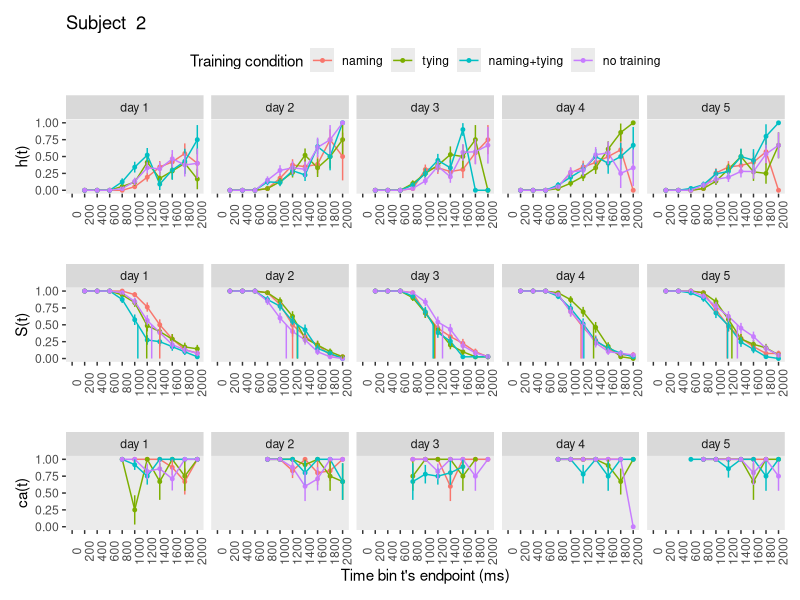
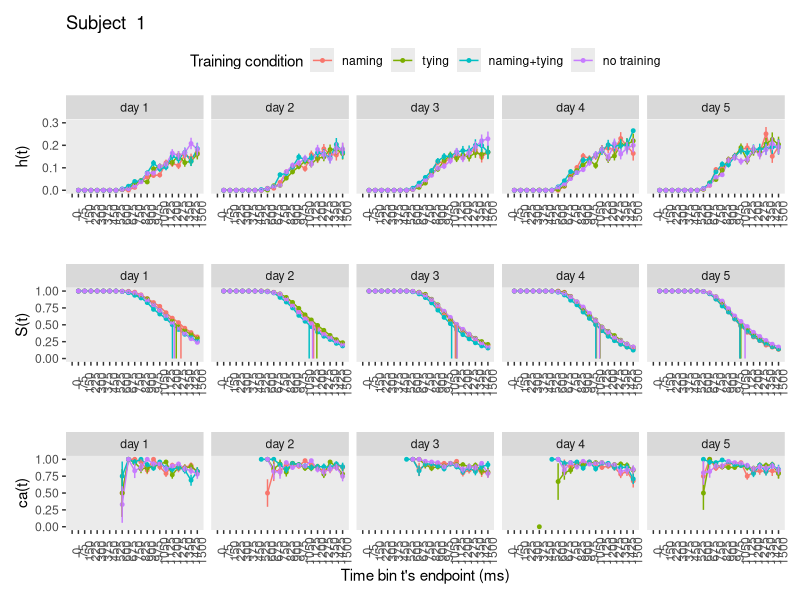

Here is the R script that generated these plots, in order:
## ---- chunk 1
knitr::opts_chunk$set(echo = TRUE)
## ---- chunk 2
library(tidyverse) # data wrangling
library(patchwork) # combine figures
## ---- chunk 3
# load the datafile
data_orig <- read_csv(file = "data/data.csv") # 15120 obs. of 17 variables

summary(data_orig)

data_orig %>% head(n=20)

# pid: 1-20 ? 
# RT: 375-2499 ms / NA: 452
# RESPONSE: 1 = match, 2 = nomatch / NA: 452
# GROUP: 1 - 4
# MATCH: 1 = yes, 2 = no
# DAY: 1 - 5

# select relevant variables, and add accuracy column
data <- data_orig %>%
  select(pid, RESPONSE, RT, GROUP, MATCH, DAY) %>%
  mutate(acc = ifelse(RESPONSE==MATCH,1,0))

# check...
head(data)
summary(data)
data %>% group_by(GROUP) %>% count() # 3780 trials per GROUP

# Rename columns to match with functions
names(data) <- c("pid", "resp", "RT", "iv2", "match", "iv1", "acc")
head(data)

# Add trial number per subject
data <- data %>% group_by(pid) %>% mutate(trial = row_number()) %>% ungroup()
head(data)
summary(data)

# check number of trials per GROUP and subject
SUM <- data %>% group_by(pid,iv2) %>% count() 
print.data.frame(SUM) # 140, 160, 180, or 200 trials per GROUP per subject...

# remove trials where response = NA
data_clean <- data %>% drop_na() # 14668 trials left
head(data_clean)

# add condition indicating each combination of iv2 (GROUP) and iv1 (day)
data_clean <- data_clean %>% mutate(condition = (4*(iv1-1)) + iv2) 
head(data_clean) 
summary(data_clean)
## ---- chunk 4
data_nested <- data_clean %>% group_nest(pid)
## ---- chunk 5
censor <- function(df, timeout, bin_width){
  if(!(timeout %% bin_width == 0)){
    return("The censoring time must be a multiple of the bin width!")
  }
  df %>% mutate(right_censored = 0,
                RT2 = ifelse(RT > timeout, timeout, RT) %>% round(digits=2),
                right_censored = ifelse(RT2 == timeout,1,right_censored),
                dRT = ceiling(RT2/bin_width),
                cens_time = timeout, bin_width = bin_width)
}
## ---- chunk 6
ptb <- function(df){
  df %>% uncount(weights = dRT) %>% 
         group_by(trial) %>% 
         mutate(period = 1:n()) %>% 
         mutate(event = if_else(period == max(period) & right_censored == 0, 1, 0)) %>% 
         ungroup()
}
## ---- chunk 7
setup_lt_2iv <- function(ptb){
  ptb %>% mutate(event = str_c("event", event)) %>%
          group_by(condition, iv1, iv2, period) %>% 
          count(event) %>% 
          ungroup() %>% 
          pivot_wider(names_from = event,
                      values_from = n) %>% 
          mutate(event0 = ifelse(is.na(event0),0,event0), # replace NA with 0
                 event1 = ifelse(is.na(event1),0,event1),
                 risk_set = event0 + event1) %>% # define the risk set
          mutate(hazard = (event1 / risk_set) %>% round(digits = 3)) %>% # calculate hazard estimate
          mutate(se_haz = sqrt((hazard * (1 - hazard)) / risk_set) %>% round(digits = 4)) %>% # se hazard
          group_by(condition) %>%
          mutate(survival = (cumprod(1-hazard)) %>% round(digits = 4), # calculate survival estimate
                 term     = (cumsum(hazard / (risk_set * (1 - hazard)))) %>% round(digits = 7),
                 se_surv  = (survival * sqrt(term)) %>% round(digits = 5)  ) %>% # Greenwood's (1926) approximation
          ungroup() 
}
## ---- chunk 8
calc_ca <- function(df){
  df %>% filter(right_censored==0) %>%
         group_by(condition,dRT,cens_time,bin_width) %>%
         summarize(ca = mean(acc) %>% round(digits = 2),
                   n = n(),
                   .groups = 'drop') %>%
         ungroup() %>%
         mutate(period = dRT,
                se_ca = sqrt((ca * (1-ca)) / n) %>% round(digits = 3)) %>%
         select(-dRT)
}
## ---- chunk 9
join_lt_ca <- function(df1,df2){df1 %>% left_join(df2, join_by(condition,period))}
## ---- chunk 10
extract_median <- function(df){
  above_pct50 <- df %>% 
      group_by(condition) %>%
      filter(survival > .5) %>% 
      slice(n()) # take last row
  below_pct50 <- df %>% 
      group_by(condition) %>%
      filter(survival < .5) %>% 
      slice(1) # take first row
  # pull period above
  period_above <- pull(above_pct50, period)
  # pull survivor function values
  survival_above <- pull(above_pct50, survival)
  survival_below <- pull(below_pct50, survival)
  # estimate median by interpolation
  median_period <- period_above+((survival_above-.5)/(survival_above-survival_below))*((period_above+1)-period_above)
}
## ---- chunk 11
plot_eha_2iv <- function(df,subj){
  library(patchwork)
  cutoff <- df %>% pull(cens_time) %>% max(na.rm=T)
  binsize <- df %>% pull(bin_width) %>% max(na.rm=T)
  median_period <- extract_median(df)
  n_iv1 <- nlevels(factor(df$iv1))
  n_iv2 <- nlevels(factor(df$iv2))
  n_conditions <- n_iv1*n_iv2
  # set up tibble to plot vertical lines indicating S(t).50 for each condition
  data_median <- c()
  for(i in 1:n_conditions){
    data_median <- append(data_median, c(median_period[i], median_period[i]))
  }
  data_medians <- tibble(period= data_median,
                         survival = rep(c(.5, 0),n_conditions),
                         condition = rep(1:n_conditions, each=2),
                         train =  factor(rep(rep(1:n_iv2, each=2),n_iv1),levels=c(1:4),labels=c("naming", "tying", "naming+tying","no training")),
                         day = factor(rep(1:n_iv1, each=2*n_iv2),levels=c(1:5),labels=str_c("day ",1:5)  ))
  
p1 <-df %>% 
  mutate(day = factor(iv1,levels=c(1:5),labels=str_c("day ",1:5)  )) %>% 
  mutate(train = factor(iv2,levels=c(1:4),labels=c("naming", "tying", "naming+tying","no training")  )) %>% 
                           
  ggplot(aes(x=period, color=train, group=train)) +
  geom_line(aes(y=hazard)) +
  geom_point(aes(y=hazard), size=1) + labs(color="Training condition") +
  geom_linerange(aes(ymin=hazard-se_haz, ymax=hazard+se_haz), show.legend = F) +
  scale_x_continuous(breaks = c(0,1:(cutoff/binsize)), labels=c(0,1:(cutoff/binsize)*binsize),
                     limits = c(0,cutoff/binsize)) +
  scale_y_continuous(limits = c(0,1)) +
  labs(x="", y="h(t)", title = paste("Subject ", subj)) +
  theme(legend.background = element_rect(fill = "transparent"),
        panel.grid = element_blank(),
        legend.position = "top",
        axis.text.x = element_text(angle=90)) +
  facet_wrap(~day, nrow=1,ncol=5)

p2 <-df %>%
  mutate(day = factor(iv1,levels=c(1:5),labels=str_c("day ",1:5)  )) %>% 
  mutate(train = factor(iv2,levels=c(1:4),labels=c("naming", "tying", "naming+tying", "no training")  )) %>% 
  ggplot(aes(x=period, color=train, group=train)) +
  geom_line(aes(y=survival), show.legend = F) +
  geom_point(aes(y=survival), size=1, show.legend = F) +
  
  geom_linerange(aes(ymin=survival-se_surv, ymax=survival+se_surv), show.legend = F) +
  # add medians
  geom_path(aes(x=period, y=survival),
            data = data_medians, 
            linetype = 1, show.legend = F) +
  scale_x_continuous(breaks = c(0,1:(cutoff/binsize)), labels=c(0,1:(cutoff/binsize)*binsize),
                     limits=c(0,cutoff/binsize)) +
  scale_y_continuous(limits = c(0,1)) +
  labs(x="", y="S(t)") +
  theme(panel.grid = element_blank(),
        axis.text.x = element_text(angle=90)) +
  facet_wrap(~day, nrow=1,ncol=5)

p3 <-df %>%
  mutate(day = factor(iv1,levels=c(1:5),labels=str_c("day ",1:5)  )) %>% 
  mutate(train = factor(iv2,levels=c(1:4),labels=c("naming", "tying", "naming+tying","no training")  )) %>% 
  ggplot(aes(x=period, color=train, group=train)) +
  geom_line(aes(y=ca), show.legend = F) +
  geom_point(aes(y=ca), size=1, show.legend = F) +
  geom_linerange(aes(ymin=ca-se_ca, ymax=ca+se_ca), show.legend = F) +
  scale_x_continuous(breaks = c(0,1:(cutoff/binsize)), labels=c(0,1:(cutoff/binsize)*binsize),
                     limits=c(0,cutoff/binsize)) +
  scale_y_continuous(limits = c(0,1)) +
  labs(x="Time bin t's endpoint (ms)", y="ca(t)",
       colour="Condition") +
  theme(panel.grid = element_blank(),
        axis.text.x = element_text(angle=90)) +
  facet_wrap(~day, nrow=1,ncol=5)

p1/p2/p3
}
## ---- chunk 12
data_final <- data_nested %>% 
                     mutate(censored  = map(data, censor, 2000, 200)) %>%  # user input: censoring time, bin width
                     mutate(ptb_data  = map(censored, ptb)) %>%            # create person-trial-bin dataset
                     mutate(lifetable = map(ptb_data, setup_lt_2iv)) %>%   # create life tables without ca for 2 IV's
                     mutate(condacc   = map(censored, calc_ca)) %>%        # calculate ca
                     mutate(lifetable_ca = map2(lifetable, condacc, join_lt_ca)) %>%  # create life tables with ca
                     mutate(plot      = map2(.x = lifetable_ca, .y = pid, plot_eha_2iv))  # create plots of info in life tables for 2 IV's
## ---- chunk 13
# pull censored for subject 1
pluck(data_final,3,1)

# pull ptb for subject 2
pluck(data_final,4,2)

# pull lifetable for subject 20 and condition 1 (day1 and training condition 1)
pluck(data_final,5,20) %>% filter(condition==4)

# pull full lifetable for subject 1 and condition 20
pluck(data_final,7,1) %>% filter(condition==20)

# view plot for subject 1
pluck(data_final,8,2)
## ---- chunk 14
# create new pid and trial variables
data_clean_single <- data_clean %>% mutate(oldtrial=trial,
                                              oldpid=pid,
                                              trial = 1:n(),
                                              pid = 1)
summary(data_clean_single)

head(data_clean_single)
## ---- chunk 15
plot_eha_2iv_lim <- function(df,subj){
  library(patchwork)
  cutoff <- df %>% pull(cens_time) %>% max(na.rm=T)
  binsize <- df %>% pull(bin_width) %>% max(na.rm=T)
  median_period <- extract_median(df)
  n_iv1 <- nlevels(factor(df$iv1))
  n_iv2 <- nlevels(factor(df$iv2))
  n_conditions <- n_iv1*n_iv2
  # set up tibble to plot vertical lines indicating S(t).50 for each condition
  data_median <- c()
  for(i in 1:n_conditions){
    data_median <- append(data_median, c(median_period[i], median_period[i]))
  }
  data_medians <- tibble(period= data_median,
                         survival = rep(c(.5, 0),n_conditions),
                         condition = rep(1:n_conditions, each=2),
                         train =  factor(rep(rep(1:n_iv2, each=2),n_iv1),levels=c(1:4),labels=c("naming", "tying", "naming+tying","no training")),
                         day = factor(rep(1:n_iv1, each=2*n_iv2),levels=c(1:5),labels=str_c("day ",1:5)  ))
  
p1 <-df %>% 
  mutate(day = factor(iv1,levels=c(1:5),labels=str_c("day ",1:5)  )) %>% 
  mutate(train = factor(iv2,levels=c(1:4),labels=c("naming", "tying", "naming+tying","no training")  )) %>% 
                           
  ggplot(aes(x=period, color=train, group=train)) +
  geom_line(aes(y=hazard)) +
  geom_point(aes(y=hazard), size=1) + labs(color="Training condition") +
  geom_linerange(aes(ymin=hazard-se_haz, ymax=hazard+se_haz), show.legend = F) +
  scale_x_continuous(breaks = c(0,1:(cutoff/binsize)), labels=c(0,1:(cutoff/binsize)*binsize),
                     limits = c(0,cutoff/binsize)) +
  scale_y_continuous(limits = c(0,.3)) +
  labs(x="", y="h(t)", title = paste("Subject ", subj)) +
  theme(legend.background = element_rect(fill = "transparent"),
        panel.grid = element_blank(),
        legend.position = "top",
        axis.text.x = element_text(angle=90)) +
  facet_wrap(~day, nrow=1,ncol=5)

p2 <-df %>%
  mutate(day = factor(iv1,levels=c(1:5),labels=str_c("day ",1:5)  )) %>% 
  mutate(train = factor(iv2,levels=c(1:4),labels=c("naming", "tying", "naming+tying", "no training")  )) %>% 
  ggplot(aes(x=period, color=train, group=train)) +
  geom_line(aes(y=survival), show.legend = F) +
  geom_point(aes(y=survival), size=1, show.legend = F) +
  
  geom_linerange(aes(ymin=survival-se_surv, ymax=survival+se_surv), show.legend = F) +
  # add medians
  geom_path(aes(x=period, y=survival),
            data = data_medians, 
            linetype = 1, show.legend = F) +
  scale_x_continuous(breaks = c(0,1:(cutoff/binsize)), labels=c(0,1:(cutoff/binsize)*binsize),
                     limits=c(0,cutoff/binsize)) +
  scale_y_continuous(limits = c(0,1)) +
  labs(x="", y="S(t)") +
  theme(panel.grid = element_blank(),
        axis.text.x = element_text(angle=90)) +
  facet_wrap(~day, nrow=1,ncol=5)

p3 <-df %>%
  mutate(day = factor(iv1,levels=c(1:5),labels=str_c("day ",1:5)  )) %>% 
  mutate(train = factor(iv2,levels=c(1:4),labels=c("naming", "tying", "naming+tying","no training")  )) %>% 
  ggplot(aes(x=period, color=train, group=train)) +
  geom_line(aes(y=ca), show.legend = F) +
  geom_point(aes(y=ca), size=1, show.legend = F) +
  geom_linerange(aes(ymin=ca-se_ca, ymax=ca+se_ca), show.legend = F) +
  scale_x_continuous(breaks = c(0,1:(cutoff/binsize)), labels=c(0,1:(cutoff/binsize)*binsize),
                     limits=c(0,cutoff/binsize)) +
  scale_y_continuous(limits = c(0,1)) +
  labs(x="Time bin t's endpoint (ms)", y="ca(t)",
       colour="Condition") +
  theme(panel.grid = element_blank(),
        axis.text.x = element_text(angle=90)) +
  facet_wrap(~day, nrow=1,ncol=5)

p1/p2/p3
}
## ---- chunk 16
data_nested_single <- data_clean_single %>% group_nest(pid)

data_final_single <- data_nested_single %>% 
                     mutate(censored  = map(data, censor, 1500, 75)) %>%  # user input: censoring time, bin width
                     mutate(ptb_data  = map(censored, ptb)) %>%            # create person-trial-bin dataset
                     mutate(lifetable = map(ptb_data, setup_lt_2iv)) %>%   # create life tables without ca for 2 IV's
                     mutate(condacc   = map(censored, calc_ca)) %>%        # calculate ca
                     mutate(lifetable_ca = map2(lifetable, condacc, join_lt_ca)) %>%  # create life tables with ca
                     mutate(plot      = map2(.x = lifetable_ca, .y = pid, plot_eha_2iv_lim))  # create plots of info in life tables for 2 IV's
## ---- chunk 17
# view plot for subject 1
pluck(data_final_single,8,1)
